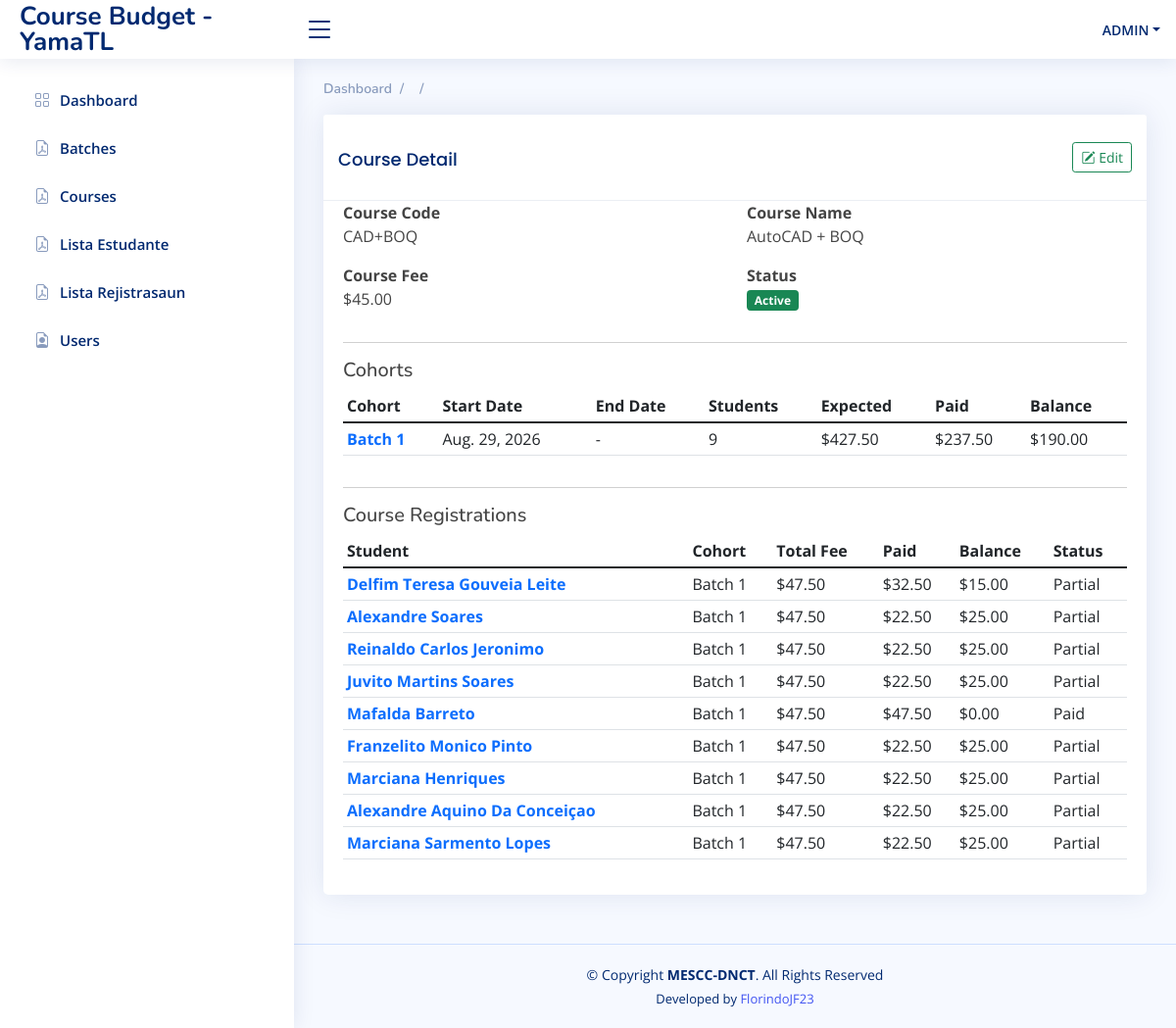
Page /courses/courses/7/ (signed in) on the committed database.
### courses/models.py (models this page shows, shortened)
class Course(models.Model):
    code = models.CharField(max_length=20, unique=True)
    name = models.CharField(max_length=100, unique=True)
    fee = models.DecimalField(max_digits=10, decimal_places=2)
    active = models.BooleanField(default=True)
    created_at = models.DateTimeField(auto_now_add=True)
    class Meta:
        ordering = ["name"]

class Cohort(models.Model):
    course = models.ForeignKey(Course, on_delete=models.PROTECT, related_name="cohorts")
    name = models.CharField(max_length=100)
    start_date = models.DateField()
    end_date = models.DateField(null=True, blank=True)
    registration_open = models.BooleanField(default=True)
    created_at = models.DateTimeField(auto_now_add=True)
    class Meta:
        ordering = ["-start_date"]

class Registration(models.Model):
    PAYMENT_METHOD_CHOICES = [
        ("Cash", "Cash"),
        ("Bank Transfer", "Bank Transfer"),
        ("Mobile Payment", "Mobile Payment"),
    ]
    student = models.ForeignKey(Student, on_delete=models.PROTECT, related_name="registrations")
    cohort = models.ForeignKey(Cohort, on_delete=models.PROTECT, related_name="registrations")
    course_fee = models.DecimalField(max_digits=10, decimal_places=2, null=True, blank=True)
    registration_fee = models.DecimalField(max_digits=10, decimal_places=2, default=Decimal("2.50"))
    amount_paid = models.DecimalField(max_digits=10, decimal_places=2, default=Decimal("0.00"))
    payment_method = models.CharField(max_length=50, choices=PAYMENT_METHOD_CHOICES, blank=True)
    payment_date = models.DateField(null=True, blank=True)
    notes = models.TextField(blank=True)
    payment_history = models.JSONField(default=list, blank=True)
    created_at = models.DateTimeField(auto_now_add=True)
    updated_at = models.DateTimeField(auto_now=True)
    class Meta:
        ordering = ["-created_at"]
    @property
    def total_fee(self):
        course_fee = self.course_fee or Decimal("0.00")
        registration_fee = self.registration_fee or Decimal("0.00")
        return course_fee + registration_fee
    @property
    def balance(self):
        amount_paid = self.amount_paid or Decimal("0.00")
        return self.total_fee - amount_paid
    @property
    def payment_status(self):
        amount_paid = self.amount_paid or Decimal("0.00")
        if amount_paid <= 0:
            return "Unpaid"
        if amount_paid < self.total_fee:
            return "Partial"
        return "Paid"

class Student(models.Model):
    SEX_CHOICES = [
        ("Male", "Male"),
        ("Female", "Female"),
    ]
    reg_no = models.CharField(max_length=30, unique=True)
    full_name = models.CharField(max_length=200)
    sex = models.CharField(max_length=10,choices=SEX_CHOICES,blank=True,)
    education_semester = models.PositiveIntegerField(null=True, blank=True)
    study_program = models.CharField(max_length=200, blank=True)
    birth_date = models.DateField(null=True, blank=True)
    email = models.EmailField(blank=True)
    phone = models.CharField(max_length=30, blank=True)
    address = models.TextField(blank=True)
    created_at = models.DateTimeField(auto_now_add=True)
    class Meta:
        ordering = ["full_name"]

### courses/views.py (the view)
# urls.py: path("courses/<int:pk>/", views.course_detail, name="course_detail"),
@login_required
def course_detail(request, pk):
    course = get_object_or_404(Course, pk=pk)
    cohorts = Cohort.objects.filter(course=course).annotate(
        student_count=Count("registrations", distinct=True),
        total_course_fee=Coalesce(
            Sum("registrations__course_fee"), Decimal("0.00")
        ),
        total_registration_fee=Coalesce(
            Sum("registrations__registration_fee"), Decimal("0.00")
        ),
        total_paid=Coalesce(
            Sum("registrations__amount_paid"), Decimal("0.00")
        ),
    )
    for cohort in cohorts:
        cohort.total_expected = (
            cohort.total_course_fee + cohort.total_registration_fee
        )
        cohort.total_balance = cohort.total_expected - cohort.total_paid
    registrations = Registration.objects.filter(
        cohort__course=course
    ).select_related(
        "student", "cohort", "cohort__course"
    )
    return render(request, "courses/course_detail.html", {
        "course": course,
        "cohorts": cohorts,
        "registrations": registrations,
    })

### main/Session_TimeoutMiddleware.py (called while the page is built)
	def __call__(self, request):
		if request.session.modified:
			logger.info('Session modified at: %s', timezone.now())
			request.session['_session_last_activity'] = str(timezone.now())
		response = self.get_response(request)
		return response

### main/context_processor.py (called while the page is built)
def core_data(request):
    core_data = Core.objects.filter(is_active=True).first()  # Or any other query you need
    return {'cores': core_data}

### courses/templates/courses/course_detail.html
{% extends 'main/base.html' %}
{% block content %}
<section class="section">
    <div class="row">
        <div class="col-lg-12">
            <div class="card">
                <div class="card-header d-flex justify-content-between align-items-center">
                    <h5 class="card-title mb-0">Course Detail</h5>
                    <a href="{% url 'course_update' course.id %}" class="btn btn-sm btn-outline-success">
                        <i class="bi bi-pencil-square"></i> Edit
                    </a>
                </div>
                <div class="card-body">
                    <div class="row">
                        <div class="col-md-6">
                            <strong>Course Code</strong>
                            <p>{{ course.code }}</p>
                        </div>
                        <div class="col-md-6">
                            <strong>Course Name</strong>
                            <p>{{ course.name }}</p>
                        </div>
                        <div class="col-md-6">
                            <strong>Course Fee</strong>
                            <p>${{ course.fee|floatformat:2 }}</p>
                        </div>
                        <div class="col-md-6">
                            <strong>Status</strong>
                            <p>
                                {% if course.active %}
                                    <span class="badge bg-success">Active</span>
                                {% else %}
                                    <span class="badge bg-secondary">Inactive</span>
                                {% endif %}
                            </p>
                        </div>
                    </div>
                    <hr>
                    <h5>Cohorts</h5>
                    <div class="table-responsive">
                        <table class="table table-sm table-hover">
                            <thead>
                                <tr>
                                    <th>Cohort</th>
                                    <th>Start Date</th>
                                    <th>End Date</th>
                                    <th>Students</th>
                                    <th>Expected</th>
                                    <th>Paid</th>
                                    <th>Balance</th>
                                </tr>
                            </thead>
                            <tbody>
                                {% for cohort in cohorts %}
                                <tr>
                                    <td>
                                        <a href="{% url 'cohort_detail' cohort.id %}"
                                           class="text-primary fw-bold">
                                            {{ cohort.name }}
                                        </a>
                                    </td>
                                    <td>{{ cohort.start_date }}</td>
                                    <td>{{ cohort.end_date|default:"-" }}</td>
                                    <td>{{ cohort.student_count }}</td>
                                    <td>${{ cohort.total_expected|floatformat:2 }}</td>
                                    <td>${{ cohort.total_paid|floatformat:2 }}</td>
                                    <td>${{ cohort.total_balance|floatformat:2 }}</td>
                                </tr>
                                {% empty %}
                                <tr>
                                    <td colspan="7" class="text-center">
                                        No cohort found.
                                    </td>
                                </tr>
                                {% endfor %}
                            </tbody>
                        </table>
                    </div>
                    <hr>
                    <h5>Course Registrations</h5>
                    <div class="table-responsive">
                        <table class="table table-sm table-hover">
                            <thead>
                                <tr>
                                    <th>Student</th>
                                    <th>Cohort</th>
                                    <th>Total Fee</th>
                                    <th>Paid</th>
                                    <th>Balance</th>
                                    <th>Status</th>
                                </tr>
                            </thead>
                            <tbody>
                                {% for registration in registrations %}
                                <tr>
                                    <td>
                                        <a href="{% url 'registration_detail' registration.id %}"
                                           class="text-primary fw-bold">
                                            {{ registration.student.full_name }}
                                        </a>
                                    </td>
                                    <td>{{ registration.cohort.name }}</td>
                                    <td>
                                        ${{ registration.total_fee|floatformat:2 }}
                                    </td>
                                    <td>
                                        ${{ registration.amount_paid|floatformat:2 }}
                                    </td>
                                    <td>
                                        ${{ registration.balance|floatformat:2 }}
                                    </td>
                                    <td>
                                        {{ registration.payment_status }}
                                    </td>
                                </tr>
                                {% empty %}
                                <tr>
                                    <td colspan="6" class="text-center">
                                        No registration found.
                                    </td>
                                </tr>
                                {% endfor %}
                            </tbody>
                        </table>
                    </div>
                </div>
            </div>
        </div>
    </div>
</section>
{% endblock content %}

### main/templates/main/header.html (shortened to what this page needs)
    {% load static %}
    <div class="d-flex align-items-center justify-content-between">
        <a href="{% url 'dashboard2' %}" class="logo d-flex align-items-center">
          <span class="d-none d-md-block">Course Budget - YamaTL</span>
        </a>
        <i class="bi bi-list toggle-sidebar-btn"></i>
      </div>
      <nav class="header-nav ms-auto">
        <ul class="d-flex align-items-center">
          <li class="nav-item dropdown pe-3">
            <a class="nav-link nav-profile d-flex align-items-center pe-0" href="#" data-bs-toggle="dropdown">
              <span class="d-none d-md-block dropdown-toggle ps-2">{{ request.user.username|upper }}</span>
            </a>
          </li>
        </ul>
      </nav>

### static/main/assets/css/style.css (style rules this page uses)
:root { scroll-behavior: smooth; }
body { font-family: "Open Sans", sans-serif; background: #f6f9ff; color: #444444; }
a { color: #4154f1; text-decoration: none; }
h1, h2, h3, h4, h5, h6 { font-family: "Nunito", sans-serif; }
.card { margin-bottom: 30px; border: none; border-radius: 5px; box-shadow: 0px 0 30px rgba(1, 41, 112, 0.1); }
.card-header, .card-footer { border-color: #ebeef4; background-color: #fff; color: #798eb3; padding: 15px; }
.card-title { padding: 20px 0 15px 0; font-size: 18px; font-weight: 500; color: #012970; font-family: "Poppins", sans-serif; }
.card-body { padding: 0 20px 20px 20px; }
.logo { line-height: 1; }
@media (min-width: 1200px) { .logo { width: 280px; } }
.logo span { font-size: 26px; font-weight: 700; color: #012970; font-family: "Nunito", sans-serif; }
.header .toggle-sidebar-btn { font-size: 32px; padding-left: 10px; cursor: pointer; color: #012970; }
.header-nav ul { list-style: none; }
.header-nav > ul { margin: 0; padding: 0; }
.header-nav .nav-profile { color: #012970; }
.header-nav .nav-profile span { font-size: 14px; font-weight: 600; }

### rows in the picture
Course: code "CAD+BOQ", name "AutoCAD + BOQ", fee "45.00"
Cohort: name "Batch 1", start_date "Aug. 29, 2026", end_date "-", student_count "9", total_expected "427.50", total_paid "237.50", total_balance "190.00"
Registration: student.full_name "Delfim Teresa Gouveia Leite", cohort.name "Batch 1", total_fee "47.50", amount_paid "32.50", balance "15.00", payment_status "Partial"
Registration: student.full_name "Alexandre Soares", cohort.name "Batch 1", total_fee "47.50", amount_paid "22.50", balance "25.00", payment_status "Partial"
Registration: student.full_name "Reinaldo Carlos Jeronimo", cohort.name "Batch 1", total_fee "47.50", amount_paid "22.50", balance "25.00", payment_status "Partial"
Registration: student.full_name "Juvito Martins Soares", cohort.name "Batch 1", total_fee "47.50", amount_paid "22.50", balance "25.00", payment_status "Partial"
Registration: student.full_name "Mafalda Barreto", cohort.name "Batch 1", total_fee "47.50", amount_paid "47.50", balance "0.00", payment_status "Paid"
Registration: student.full_name "Franzelito Monico Pinto", cohort.name "Batch 1", total_fee "47.50", amount_paid "22.50", balance "25.00", payment_status "Partial"
Registration: student.full_name "Marciana Henriques", cohort.name "Batch 1", total_fee "47.50", amount_paid "22.50", balance "25.00", payment_status "Partial"
Registration: student.full_name "Alexandre Aquino Da Conceiçao", cohort.name "Batch 1", total_fee "47.50", amount_paid "22.50", balance "25.00", payment_status "Partial"
Registration: student.full_name "Marciana Sarmento Lopes", cohort.name "Batch 1", total_fee "47.50", amount_paid "22.50", balance "25.00", payment_status "Partial"

### other values in the picture
{{ request.user.username|upper }} "ADMIN"
